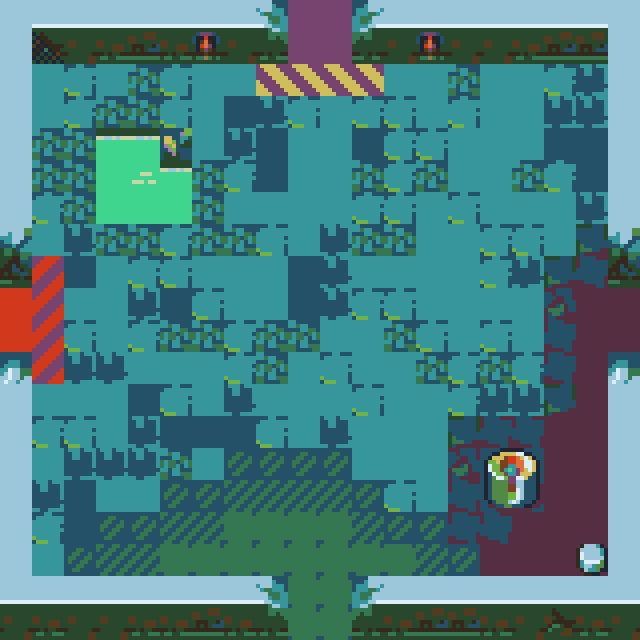

Below is a game level as drawn by its tile map, then a one-line description and the .tmx file that defines it, in full:
An orthogonal 20x20 tile map with 32x32 px tiles, 1 tile layer (map), 1 hidden layer not drawn.

<map version="1.2" tiledversion="1.2.4" orientation="orthogonal" renderorder="left-up" width="20" height="20" tilewidth="32" tileheight="32" infinite="0" nextlayerid="3" nextobjectid="1">
 <tileset firstgid="1" source="map.tsx" />
 <layer id="1" name="map" width="20" height="20">
  <data encoding="csv">
1062,1063,1064,1065,1066,1067,1068,1069,1234,321,321,1238,1074,1075,1068,1069,1070,1071,1072,1425,
1096,1097,1098,1099,1100,1101,1109,1103,1268,321,321,1272,1108,1109,1102,1103,1104,1105,1106,1459,
1198,1340,1339,1340,1338,1339,1340,1340,283,283,283,283,1340,1167,1473,1166,1167,1476,1203,1493,
1232,1374,1336,1337,1338,1339,1340,1202,1236,1200,1201,1200,1200,1201,1507,1166,1167,1510,1203,1527,
1266,1408,1370,1371,1372,1373,1374,1236,1202,1166,1167,1271,1270,1270,1166,1167,1201,1237,1237,1527,
1300,1442,1404,1405,1406,1407,1408,1270,1202,1166,1167,1473,1474,1472,1166,1167,1475,1476,1271,1527,
1130,1476,1438,1439,1440,1441,1442,1374,1166,1167,1201,1507,1508,1506,1200,1201,1166,1167,1305,1527,
1309,1340,1203,1472,1473,1474,1475,1408,1200,1201,1443,1472,1473,1166,1167,1476,1200,1201,1514,1309,
1343,741,1237,1506,1507,1508,1166,1167,1167,1202,1203,1166,1166,1167,1167,1476,1305,1517,1413,1343,
743,741,1166,1167,1236,1237,1200,1201,1201,1202,1203,1200,1200,1201,1201,1166,1167,1449,1381,1381,
743,741,1200,1201,1270,1472,1473,1474,1472,1473,1166,1167,1472,1200,1201,1200,1201,1413,1381,1381,
1178,741,1203,1203,1304,1166,1167,1508,1472,1166,1200,1166,1167,1473,1474,1475,1476,1413,1381,1178,
1334,1340,1166,1167,1202,1200,1201,1236,1166,1167,1201,1200,1166,1167,1508,1509,1510,1514,1381,1527,
1368,1270,1200,1201,1236,1237,1271,1202,1200,1201,1305,1304,1166,1167,1517,1413,1413,1381,1381,1527,
1402,1304,1305,1305,1203,1472,1166,1486,1486,1486,1486,1167,1166,1167,1449,1446,1447,1381,1381,1246,
1436,1236,1237,1166,1167,1486,1486,1487,1487,1487,1487,1486,1200,1201,1413,1480,1481,1381,1381,1280,
1470,1270,1271,1486,1486,1487,1487,1523,1523,1523,1523,1487,1486,1486,1413,1413,1381,1381,1381,1314,
1504,1304,1486,1487,1487,1523,1523,1523,1523,1523,1523,1523,1523,1487,1486,1381,1381,1381,1144,1348,
1538,1539,1540,1541,1542,1543,1544,1545,1234,1523,1523,1238,1550,1551,1552,1553,1554,1555,1545,1382,
1572,1573,1574,1575,1576,1577,1578,1579,1268,1523,1523,1272,1584,1585,1586,1587,1588,1589,1579,1416
</data>
 </layer>
 <layer id="2" name="collision" width="20" height="20" visible="0">
  <data encoding="csv">
743,743,743,743,743,743,743,743,743,0,0,743,743,743,743,743,743,743,743,743,
743,744,744,744,744,744,744,744,744,0,0,744,744,744,744,744,744,744,744,744,
743,0,0,0,0,0,0,0,0,0,0,0,0,0,0,0,0,0,0,743,
743,0,0,0,0,0,0,0,0,0,0,0,0,0,0,0,0,0,0,743,
743,0,0,744,744,0,0,0,0,0,0,0,0,0,0,0,0,0,0,743,
743,0,0,744,744,744,0,0,0,0,0,0,0,0,0,0,0,0,0,743,
743,0,0,744,744,744,0,0,0,0,0,0,0,0,0,0,0,0,0,743,
743,0,0,0,0,0,0,0,0,0,0,0,0,0,0,0,0,0,0,743,
743,0,0,0,0,0,0,0,0,0,0,0,0,0,0,0,0,0,0,743,
0,0,0,0,0,0,0,0,0,0,0,0,0,0,0,0,0,0,0,0,
0,0,0,0,0,0,0,0,0,0,0,0,0,0,0,0,0,0,0,0,
744,0,0,0,0,0,0,0,0,0,0,0,0,0,0,0,0,0,0,744,
744,0,0,0,0,0,0,0,0,0,0,0,0,0,0,0,0,0,0,744,
744,0,0,0,0,0,0,0,0,0,0,0,0,0,0,0,0,0,0,744,
744,0,0,0,0,0,0,0,0,0,0,0,0,0,0,744,744,0,0,744,
744,0,0,0,0,0,0,0,0,0,0,0,0,0,0,744,744,0,0,744,
744,0,0,0,0,0,0,0,0,0,0,0,0,0,0,0,0,0,0,744,
744,0,0,0,0,0,0,0,0,0,0,0,0,0,0,0,0,0,744,744,
744,744,744,744,744,744,744,744,744,0,0,744,744,744,744,744,744,744,744,744,
744,744,744,744,744,744,744,744,744,0,0,744,744,744,744,744,744,744,744,744
</data>
 </layer>
</map>